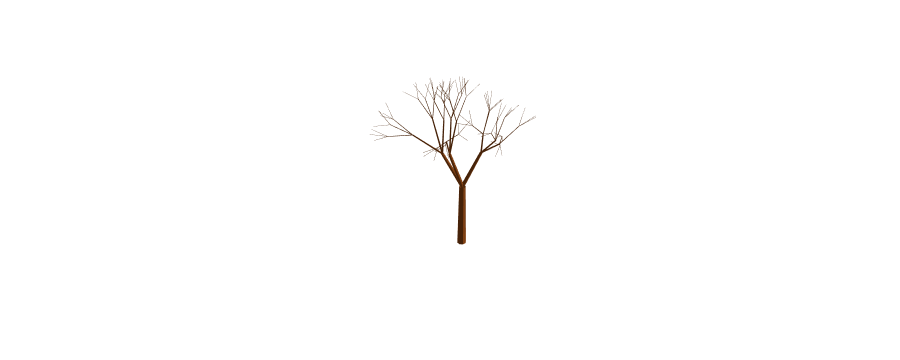

Write notebook code for a chart like this one.
### Code cell
import numpy as np
import plotly.graph_objects as go
from ipywidgets import interact, widgets

def cylinder_mesh(p0, p1, radius_base, radius_top, sections=8):
    """
    Generate mesh data for a tapered cylinder (frustum) between two points.
    """
    # Vector from p0 to p1
    v = np.array(p1) - np.array(p0)
    # Length of the cylinder
    length = np.linalg.norm(v)
    if length == 0:
        return None
    # Unit vector in direction of the cylinder
    v = v / length

    # Create arbitrary vectors orthogonal to v
    not_v = np.array([1, 0, 0])
    if np.allclose(v, not_v):
        not_v = np.array([0, 1, 0])
    n1 = np.cross(v, not_v)
    n1 /= np.linalg.norm(n1)
    n2 = np.cross(v, n1)

    # Create circle points in the plane orthogonal to v
    t = np.linspace(0, 2 * np.pi, sections, endpoint=False)
    circle_base = n1[:, None] * np.cos(t)[None, :] + n2[:, None] * np.sin(t)[None, :]
    circle_top = circle_base.copy()

    # Scale circles by radii
    circle_base *= radius_base
    circle_top *= radius_top

    # Points at base and top
    base_points = p0[:, None] + circle_base
    top_points = p1[:, None] + circle_top

    # Combine points
    x = np.hstack([base_points[0], top_points[0]])
    y = np.hstack([base_points[1], top_points[1]])
    z = np.hstack([base_points[2], top_points[2]])

    # Create faces
    faces = []
    n = sections
    for i in range(n):
        next_i = (i + 1) % n
        faces.append([i, next_i, n + next_i])
        faces.append([i, n + next_i, n + i])
    return x, y, z, faces

def rotate_vector(v, k, theta):
    """
    Rotate vector v around axis k by angle theta using Rodrigues' rotation formula.
    """
    v_rot = v * np.cos(theta) + np.cross(k, v) * np.sin(theta) + k * np.dot(k, v) * (1 - np.cos(theta))
    return v_rot

def grow_tree(p0, direction, length, radius_base, taper_ratio, levels, angle, length_reduction, branches_per_level, tree_elements):
    """
    Recursively grow the tree from point p0 in a given direction.
    """
    if levels == 0:
        return

    # Calculate end point of the current branch
    p1 = p0 + direction * length

    # Calculate top radius using consistent tapering
    radius_top = radius_base * taper_ratio

    # Add the cylinder representing the trunk or branch
    cylinder = cylinder_mesh(p0, p1, radius_base, radius_top)
    if cylinder:
        x, y, z, faces = cylinder
        tree_elements.append({
            'x': x,
            'y': y,
            'z': z,
            'faces': faces,
            'color': 'saddlebrown'
        })

    # Calculate base radius of child branches
    N = branches_per_level
    radius_base_child = radius_top / np.sqrt(N)

    # Ensure the base radius of child branches equals the top radius of the parent branch divided by sqrt(N)
    # Calculate top radius of child branches using the same taper ratio
    radius_top_child = radius_base_child * taper_ratio

    # Length of child branches
    length_child = length * length_reduction

    # Generate branches at this level
    for _ in range(N):
        # Random rotation for natural appearance
        theta = angle + (np.random.rand() - 0.5) * np.deg2rad(10)
        phi = np.random.rand() * 2 * np.pi

        # Spherical to Cartesian coordinates
        new_direction = np.array([
            np.sin(theta) * np.cos(phi),
            np.sin(theta) * np.sin(phi),
            np.cos(theta)
        ])
        new_direction = new_direction / np.linalg.norm(new_direction)

        # Rotate new_direction to align with the parent branch direction
        rotation_axis = np.cross([0, 0, 1], direction)
        rotation_angle = np.arccos(np.clip(np.dot(direction, [0, 0, 1]), -1.0, 1.0))
        if np.linalg.norm(rotation_axis) > 1e-6:
            rotation_axis /= np.linalg.norm(rotation_axis)
            new_direction = rotate_vector(new_direction, rotation_axis, rotation_angle)

        # Recursive call to grow the branch
        grow_tree(
            p1,
            new_direction,
            length_child,
            radius_base_child,
            taper_ratio,
            levels - 1,
            angle,
            length_reduction,
            branches_per_level,
            tree_elements
        )

def plot_tree(levels, trunk_length, trunk_radius, taper_ratio, angle_deg, length_reduction, branches_per_level):
    tree_elements = []
    # Start with the main trunk
    p0 = np.array([0, 0, 0])
    direction = np.array([0, 0, 1])  # Grow along z-axis
    angle_rad = np.deg2rad(angle_deg)
    grow_tree(
        p0,
        direction,
        trunk_length,
        trunk_radius,
        taper_ratio,
        levels,
        angle_rad,
        length_reduction,
        branches_per_level,
        tree_elements
    )

    # Plotting
    fig = go.Figure()
    for elem in tree_elements:
        fig.add_trace(go.Mesh3d(
            x=elem['x'],
            y=elem['y'],
            z=elem['z'],
            i=[face[0] for face in elem['faces']],
            j=[face[1] for face in elem['faces']],
            k=[face[2] for face in elem['faces']],
            color=elem['color'],
            flatshading=True,
            lighting=dict(ambient=0.5, diffuse=0.8, roughness=0.9),
            showscale=False
        ))
    fig.update_layout(
        scene=dict(
            xaxis=dict(visible=False),
            yaxis=dict(visible=False),
            zaxis=dict(visible=False),
            aspectmode='data'
        ),
        showlegend=False,
        margin=dict(l=0, r=0, t=0, b=0)
    )
    fig.show()

# Interactive widgets
interact(
    plot_tree,
    levels=widgets.IntSlider(min=1, max=8, step=1, value=5, description='Levels'),
    trunk_length=widgets.FloatSlider(min=1, max=15, step=0.5, value=7, description='Trunk Length'),
    trunk_radius=widgets.FloatSlider(min=0.1, max=1.5, step=0.1, value=0.5, description='Trunk Radius'),
    taper_ratio=widgets.FloatSlider(min=0.5, max=1.0, step=0.05, value=0.7, description='Taper Ratio'),
    angle_deg=widgets.FloatSlider(min=10, max=80, step=5, value=30, description='Branch Angle'),
    length_reduction=widgets.FloatSlider(min=0.5, max=1.0, step=0.05, value=0.7, description='Length Reduction'),
    branches_per_level=widgets.IntSlider(min=1, max=8, step=1, value=3, description='Branches/Level')
)
